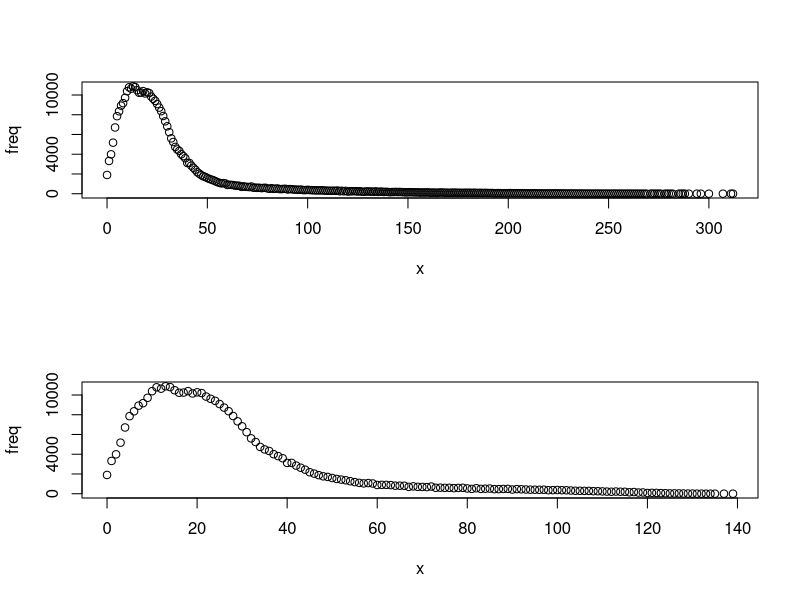
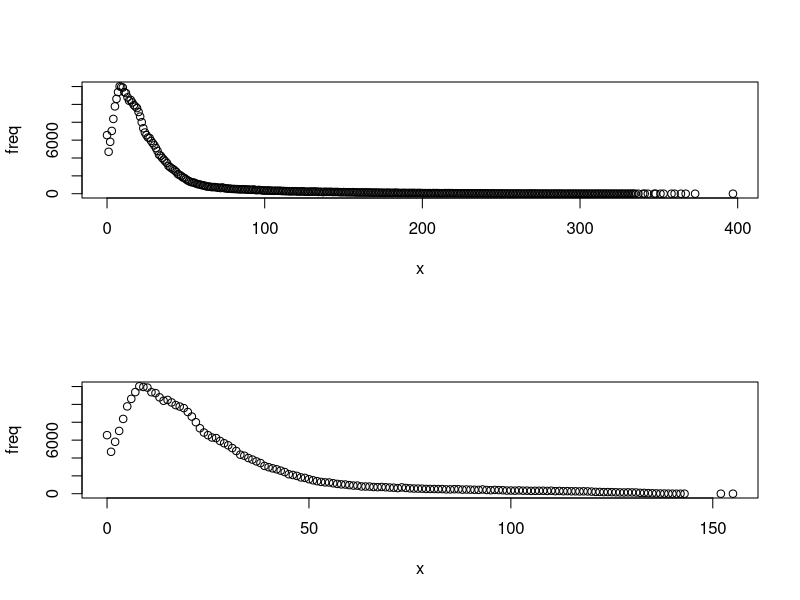
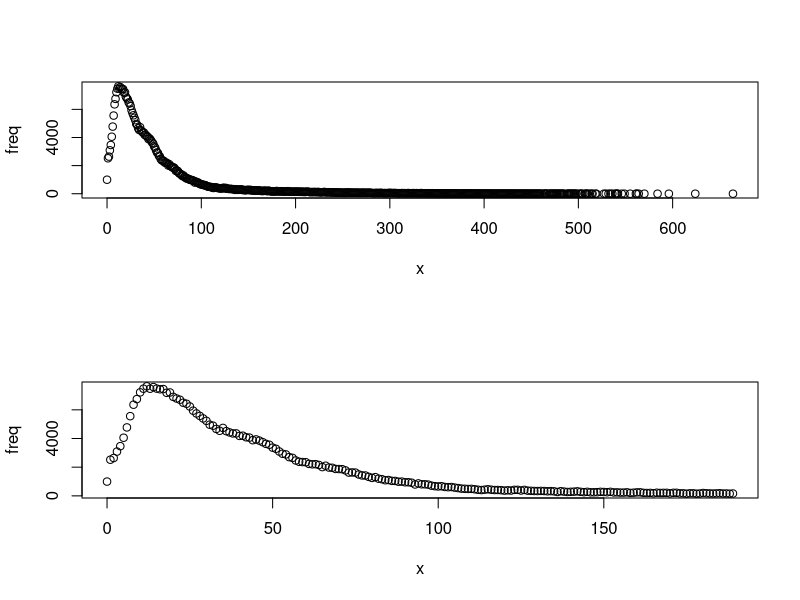
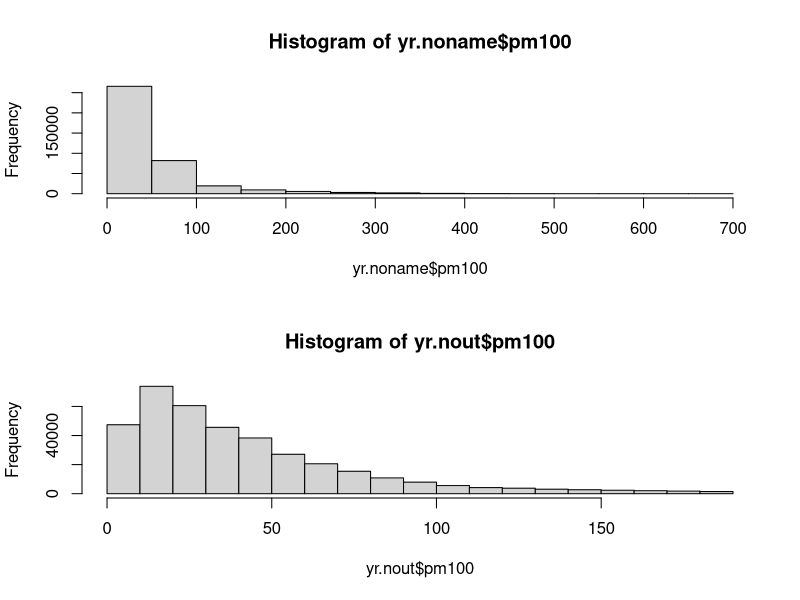

These charts were generated, in order, by the following R code:
require(readr)  #input/output
require(tibble) #as_tibble, easy to use
require(dplyr)  #data wrangling
require(plyr)
require(stringr)  #more data wrangling
require(lubridate)  #date/time
require(data.table) #data manipulation
require(ggplot2)  #plotting
require(caret)  #createDataPartition
require(e1071)  #naiveBayes
# require(knitr)  #quite fond of the kable function for making tables.
# require(ggthemes) #plotting
# require(gridExtra)  #extra space for plots
# require(leaflet)  #mapping
# require(leaflet.extras) #mapping
# require(RColorBrewer) #plotting
# require(ggridges) #plotting density ridges

january = as_tibble(fread("air-quality-data-from-extensive-network-of-sensors/january-2017.csv"))
february = as_tibble(fread("air-quality-data-from-extensive-network-of-sensors/february-2017.csv"))
march = as_tibble(fread("air-quality-data-from-extensive-network-of-sensors/march-2017.csv"))
april = as_tibble(fread("air-quality-data-from-extensive-network-of-sensors/april-2017.csv"))
may = as_tibble(fread("air-quality-data-from-extensive-network-of-sensors/may-2017.csv"))
june = as_tibble(fread("air-quality-data-from-extensive-network-of-sensors/june-2017.csv"))
july = as_tibble(fread("air-quality-data-from-extensive-network-of-sensors/july-2017.csv"))
august = as_tibble(fread("air-quality-data-from-extensive-network-of-sensors/august-2017.csv"))
september = as_tibble(fread("air-quality-data-from-extensive-network-of-sensors/september-2017.csv"))
october = as_tibble(fread("air-quality-data-from-extensive-network-of-sensors/october-2017.csv"))
november = as_tibble(fread("air-quality-data-from-extensive-network-of-sensors/november-2017.csv"))
december = as_tibble(fread("air-quality-data-from-extensive-network-of-sensors/december-2017.csv"))

Sys.setenv(TZ='Poland') #we're looking at data from Poland, to avoid erors we'll use this command. If this is not given a timezone error will appear.

january$`UTC time` = as_datetime(january$`UTC time`)
february$`UTC time` = as_datetime(february$`UTC time`)
march$`UTC time` = as_datetime(march$`UTC time`)
april$`UTC time` = as_datetime(april$`UTC time`)
may$`UTC time` = as_datetime(may$`UTC time`)
june$`UTC time` = as_datetime(june$`UTC time`)
july$`UTC time` = as_datetime(july$`UTC time`)
august$`UTC time` = as_datetime(august$`UTC time`)
september$`UTC time` = as_datetime(september$`UTC time`)
october$`UTC time` = as_datetime(october$`UTC time`)
november$`UTC time` = as_datetime(november$`UTC time`)
december$`UTC time` = as_datetime(december$`UTC time`)

jan.test = january %>% select(contains("pm"))
feb.test = february %>% select(contains("pm"))
mar.test = march %>% select(contains("pm"))
apr.test = april %>% select(contains("pm"))
may.test = may %>% select(contains("pm"))
jun.test = june %>% select(contains("pm"))
jul.test = july %>% select(contains("pm"))
aug.test = august %>% select(contains("pm"))
sep.test = september %>% select(contains("pm"))
oct.test = october %>% select(contains("pm"))
nov.test = november %>% select(contains("pm"))
dec.test = december %>% select(contains("pm"))
# create a function to replace NA values with the median
# medrep = function(i){
#   i[is.na(i)] = median(i, na.rm=TRUE) 
#   as.numeric(i)
# }
# jan.med = data.frame(apply(jan.test,2,medrep))
# feb.med = data.frame(apply(feb.test,2,medrep))
# mar.med = data.frame(apply(mar.test,2,medrep))
# apr.med = data.frame(apply(apr.test,2,medrep))
# may.med = data.frame(apply(may.test,2,medrep))
# jun.med = data.frame(apply(jun.test,2,medrep))
# jul.med = data.frame(apply(jul.test,2,medrep))
# aug.med = data.frame(apply(aug.test,2,medrep))
# sep.med = data.frame(apply(sep.test,2,medrep))
# oct.med = data.frame(apply(oct.test,2,medrep))
# nov.med = data.frame(apply(nov.test,2,medrep))
# dec.med = data.frame(apply(dec.test,2,medrep))

yr.noname = data.frame(   # to store 3 cols of all sensor data from all months
  pm010 = jan.test$`3_pm1`,
  pm025 = jan.test$`3_pm25`,
  pm100 = jan.test$`3_pm10`
)

next3rep = function(df.noname, df.test, col = 1){
  while(col <= length(df.test)-2) {
    df.next3 = df.test[col:(col+2)]
    names(df.next3) = c("pm010", "pm025", "pm100")
    df.noname = rbind(df.noname, df.next3)
    col = col+3
  }
  return(df.noname)
}
yr.noname = next3rep(yr.noname, jan.test, col = 4)  # fill rest of jan
yr.noname = next3rep(yr.noname, feb.test)  # fill with feb
yr.noname = next3rep(yr.noname, mar.test)  # fill with mar
yr.noname = next3rep(yr.noname, apr.test)  # fill with apr
yr.noname = next3rep(yr.noname, may.test)  # fill with may
yr.noname = next3rep(yr.noname, jun.test)  # fill with jun
yr.noname = next3rep(yr.noname, jul.test)  # fill with jul
yr.noname = next3rep(yr.noname, aug.test)  # fill with aug
yr.noname = next3rep(yr.noname, sep.test)  # fill with sep
yr.noname = next3rep(yr.noname, oct.test)  # fill with oct
yr.noname = next3rep(yr.noname, nov.test)  # fill with nov
yr.noname = next3rep(yr.noname, dec.test)  # fill with dec
yr.noname[yr.noname < 0] = NA   # mark negative values NA
yr.noname = na.omit(yr.noname)  # eventually omit NA

# we need to remove outliers using interquartile range
outliers1 = boxplot.stats(yr.noname[ ,1],coef = 3)$out
outliers2 = boxplot.stats(yr.noname[ ,2],coef = 3)$out
outliers3 = boxplot.stats(yr.noname[ ,3],coef = 3)$out
yr.nout = yr.noname[-which(yr.noname[ ,1] %in% outliers1), ]
yr.nout = yr.noname[-which(yr.noname[ ,2] %in% outliers2), ]
yr.nout = yr.noname[-which(yr.noname[ ,3] %in% outliers3), ]
rownames(yr.nout) = NULL

# can delete, comparing frequencies removing outliers
par(mfrow=c(2,1))
plot(count(yr.noname$pm010))
plot(count(yr.nout$pm010))
plot(count(yr.noname$pm025))
plot(count(yr.nout$pm025))
plot(count(yr.noname$pm100))
plot(count(yr.nout$pm100))
hist(yr.noname$pm100)
hist(yr.nout$pm100)

# statistics
# yr.avg_pm010 = mean(yr.noname$pm010)
# yr.avg_pm025 = mean(yr.noname$pm025)
# yr.avg_pm100 = mean(yr.noname$pm100)
yr.avg_pm010 = mean(yr.nout$pm010)
yr.avg_pm025 = mean(yr.nout$pm025)
yr.avg_pm100 = mean(yr.nout$pm100)

# can delete, comparing frequencies
count(as.factor(ifelse(yr.noname$pm010 >= yr.avg_pm010, 1, 0)))
count(as.factor(ifelse(yr.noname$pm025 >= yr.avg_pm025, 1, 0)))
count(as.factor(ifelse(yr.noname$pm100 >= yr.avg_pm100, 1, 0)))
count(as.factor(ifelse(yr.nout$pm010 >= yr.avg_pm010, 1, 0)))
count(as.factor(ifelse(yr.nout$pm025 >= yr.avg_pm025, 1, 0)))
count(as.factor(ifelse(yr.nout$pm100 >= yr.avg_pm100, 1, 0)))

# preparing factors for training based on means after outliers removed, per pm level
yr.nout$pm010.label = as.factor(ifelse(yr.nout$pm010 >= yr.avg_pm010, 1, 0))
yr.nout$pm025.label = as.factor(ifelse(yr.nout$pm025 >= yr.avg_pm025, 1, 0))
yr.nout$pm100.label = as.factor(ifelse(yr.nout$pm100 >= yr.avg_pm100, 1, 0))
yr.nout$rating = as.numeric(as.character(yr.nout[,4])) + as.numeric(as.character(yr.nout[,5])) + as.numeric(as.character(yr.nout[,6]))  # row-sum of pm factors
yr.nout$rating = factor(yr.nout$rating) # back to factor with Levels: {0, 1, 2, 3} in order of 'best' to 'worst'

set.seed(1030)
trainIndex = createDataPartition(yr.nout$rating, p=0.75)$Resample1
train = yr.nout[trainIndex, ]
test = yr.nout[-trainIndex, ]
# x = yr.nout[, c("pm010", "pm025", "pm100")]
# yr.nB = naiveBayes(x, yr.nout$rating)
yr.nB = naiveBayes(rating ~ pm010 + pm025 + pm100, data=train) # uses *.label cols
yr.trainPred = predict(yr.nB, newdata = train)
yr.trainTable = table(train$rating, yr.trainPred)
yr.testPred = predict(yr.nB, newdata = test)
yr.testTable = table(test$rating, yr.testPred)
